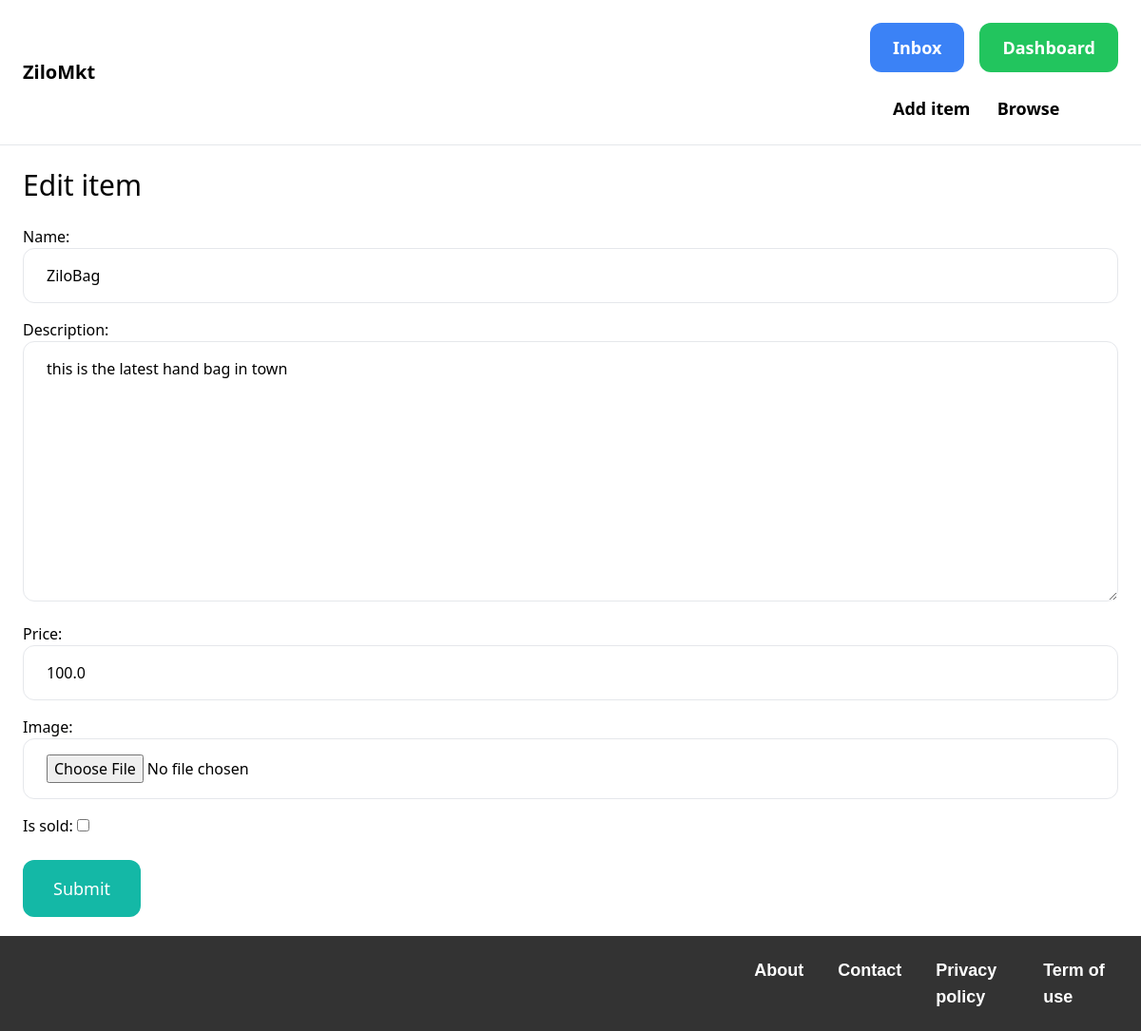
The page /items/1/edit/ (signed in) on the database its author committed.
### item/models.py (models this page shows, shortened)
class Item(models.Model):
    category = models.ForeignKey(Category, related_name='items', on_delete=models.CASCADE)
    name = models.CharField(max_length=255)
    description = models.TextField(blank=True, null=True)
    price = models.FloatField()
    image = models.ImageField(upload_to='item_images', blank=True, null=True)
    is_sold = models.BooleanField(default=False)
    created_by = models.ForeignKey(User, related_name='items', on_delete=models.CASCADE)
    created_at = models.DateTimeField(auto_now_add=True)

### item/views.py (the view)
# urls.py: path('<int:pk>/edit/', views.edit, name='edit'),
@login_required
def edit(request, pk):
    item = get_object_or_404(Item, pk=pk, created_by=request.user)
    if request.method == 'POST':
        form = EditItemForm(request.POST, request.FILES, instance=item)
        if form.is_valid():
            form.save()
            return redirect('item:detail', pk=item.id)
    else:
        form = EditItemForm(instance=item)
    return render(request, 'item/form.html', {
        'form': form,
        'title': 'Edit item',
    })

### item/forms.py
class EditItemForm(forms.ModelForm):
    class Meta:
        model = Item
        fields = ('name', 'description', 'price', 'image', 'is_sold')
        widgets = {
            'name': forms.TextInput(attrs={
                'class': INPUT_CLASSES
            }),
            'description': forms.Textarea(attrs={
                'class': INPUT_CLASSES
            }),
            'price': forms.TextInput(attrs={
                'class': INPUT_CLASSES
            }),
            'image': forms.FileInput(attrs={
                'class': INPUT_CLASSES
            })
        }

### item/templates/item/form.html (shortened to what this page needs)
{% extends 'core/base.html' %}
{% block content %}
<h1 class="mb-6 text-3xl">{{ title }}</h1>
<form method="post" action="." enctype="multipart/form-data">
    <div class="space-y-4">
        {{ form.as_p }}
    </div>
    <button class="mt-6 py-4 px-8 text-lg bg-teal-500 hover:bg-teal-700 rounded-xl text-white">Submit</button>
</form>
<br><br>
{% endblock %}

### core/templates/core/base.html (style rules this page uses)
html { position: relative; min-height: 100%; }
body { margin-bottom: 100px; }

### rows shown on the page
Item: name "ZiloBag", description "this is the latest hand bag in town", price "100.0"

### other values the page prints
{{ title }} "Edit item"
